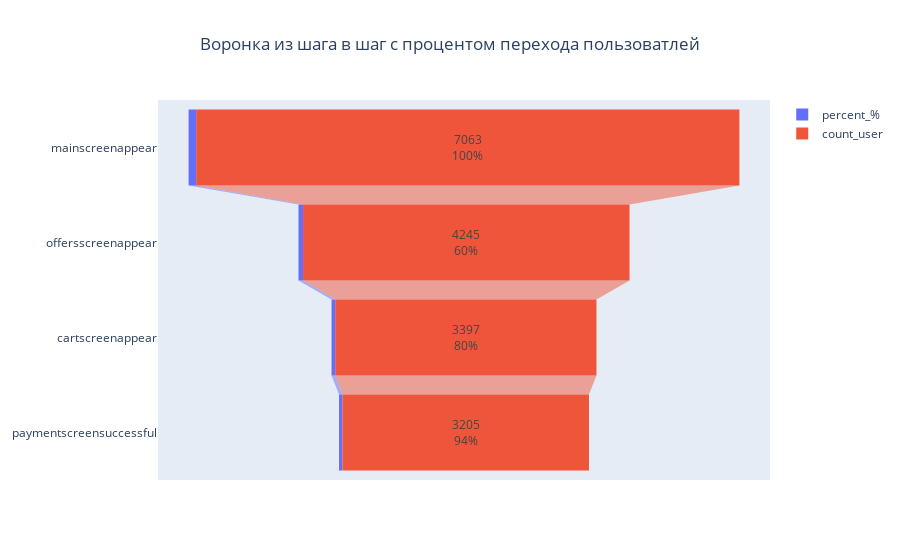

The notebook cell this image was saved under:
### Code cell
fig = go.Figure()

fig.add_trace(go.Funnel(
    name = 'percent_%',
    y = np.array(test_gr['event_name']),
    x = np.array(test_gr['percent_%']),
    textposition = "outside",
    textinfo = "value+percent initial"))

fig.add_trace(go.Funnel(
    name = 'count_user',
    orientation = "h",
    y = np.array(test_gr['event_name']),
    x = np.array(test_gr['user_id']),
    textposition = "inside",
    textinfo = "value+percent previous"))
fig.update_layout(title={'x': 0.5, 'text': 'Воронка из шага в шаг c процентом перехода пользоватлей'})
fig.show()

### Figure 1 — Plotly figure (JSON) as saved in the notebook; plotly's stock layout.template omitted (floating-point values rounded to 4 significant figures)
{"data": [{"name": "percent_%", "textinfo": "value+percent initial", "textposition": "outside", "type": "funnel", "x": [98.47, 59.18, 47.36, 44.68], "y": ["mainscreenappear", "offersscreenappear", "cartscreenappear", "paymentscreensuccessful"]}, {"name": "count_user", "orientation": "h", "textinfo": "value+percent previous", "textposition": "inside", "type": "funnel", "x": [7063, 4245, 3397, 3205], "y": ["mainscreenappear", "offersscreenappear", "cartscreenappear", "paymentscreensuccessful"]}], "layout": {"autosize": true, "title": {"text": "Воронка из шага в шаг c процентом перехода пользоватлей", "x": 0.5}, "xaxis": {"autorange": true, "range": [-3979.0, 3979.0], "type": "linear"}, "yaxis": {"autorange": true, "range": [3.5, -0.5], "type": "category"}}}
